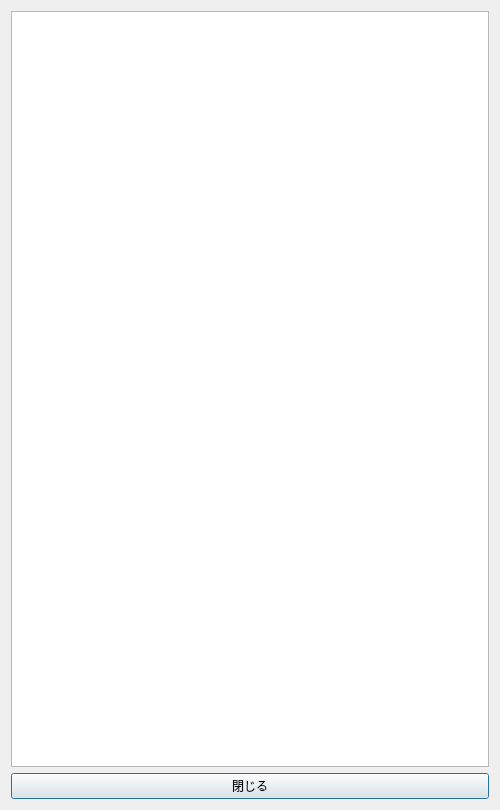
<?xml version="1.0" encoding="UTF-8"?>
<ui version="4.0">
 <class>Dialog</class>
 <widget class="QDialog" name="Dialog">
  <property name="geometry">
   <rect>
    <x>0</x>
    <y>0</y>
    <width>500</width>
    <height>810</height>
   </rect>
  </property>
  <property name="windowTitle">
   <string>Dialog</string>
  </property>
  <layout class="QVBoxLayout" name="verticalLayout">
   <item>
    <widget class="QTextEdit" name="result_textEdit"/>
   </item>
   <item>
    <widget class="QPushButton" name="close_bt">
     <property name="text">
      <string>閉じる</string>
     </property>
    </widget>
   </item>
  </layout>
 </widget>
 <resources/>
 <connections/>
</ui>
